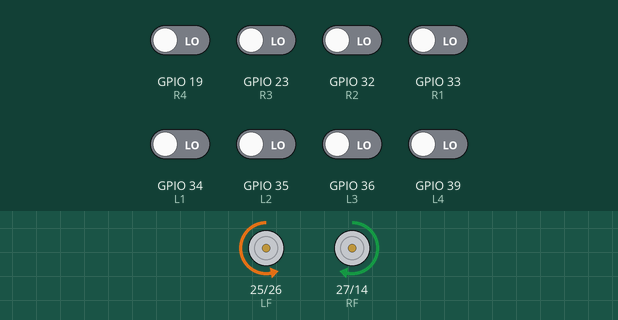
Simulated run of this sketch. Board: ESP32. Shown: motor-driver pin pairs drawn as motors (green arrow = first pin HIGH = forward, orange = second pin HIGH = backward, longer = more drive). The inputs (shaded band) are chosen by the test bench; at power-on: GPIO 19 (R4), GPIO 23 (R3), GPIO 32 (R2), GPIO 33 (R1), GPIO 34 (L1), GPIO 35 (L2), GPIO 36 (L3), GPIO 39 (L4) LOW. What the sketch prints to the serial monitor is not drawn.

Above: at 1.2 s.
1.3 s: GPIO 19 (R4) driven HIGH
At 3.8 s:
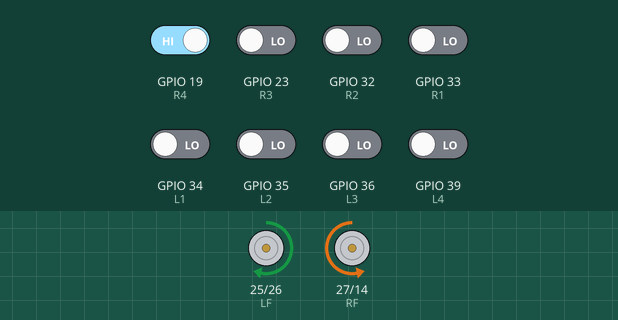
4.3 s: GPIO 36 (L3) driven HIGH
At 5.49 s:
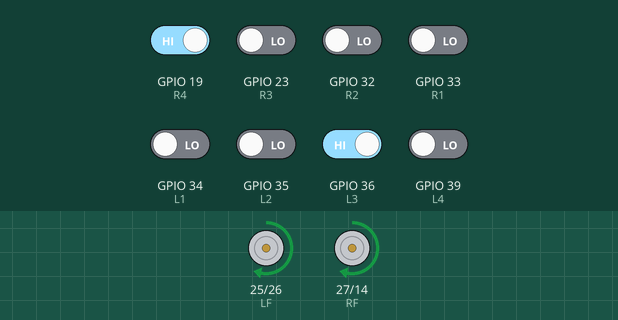
7.3 s: GPIO 32 (R2) driven HIGH
10.3 s: GPIO 34 (L1) driven HIGH
13.3 s: GPIO 19 (R4) driven LOW
16.3 s: GPIO 23 (R3) driven HIGH
Timing chart, 0 to 19.3 s (numbered marks = the images above; inputs shaded):
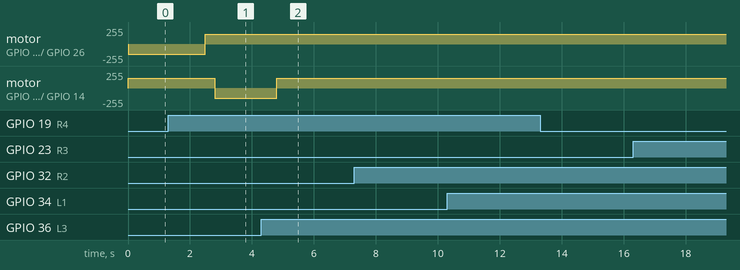

The sketch:

Step3_U_L_R_turn.ino
```cpp
// ===== STEP-3: Center-4 follow + 90° junctions (ACTIVE_LOW = false) =====
// Motors
const int LF = 25, LB = 26, RF = 27, RB = 14;

// Sensors (Right→Left, pins rise from 19 to 39)
const int R4 = 19, R3 = 23, R2 = 32, R1 = 33, L1 = 34, L2 = 35, L3 = 36, L4 = 39;

// ---- Tuning ----
int   baseSpeed   = 150;     // 0..255
int   maxSpeed    = 200;     // 0..255
float Kp          = 180.0;   // proportional gain (center-4)
bool  ACTIVE_LOW  = false;   // << your sensors are ACTIVE-HIGH: 1 on black

// ---- Helpers ----
inline int clamp255(int v){ return v < 0 ? 0 : (v > 255 ? 255 : v); }

void drive(int leftPWM, int rightPWM) {
  leftPWM  = clamp255(leftPWM);
  rightPWM = clamp255(rightPWM);
  analogWrite(LF, leftPWM);  analogWrite(LB, 0);
  analogWrite(RF, rightPWM); analogWrite(RB, 0);
}
void stopMotors(){ analogWrite(LF,0); analogWrite(LB,0); analogWrite(RF,0); analogWrite(RB,0); }

void spinLeft(int speed){
  speed = clamp255(speed);
  analogWrite(LF, 0); analogWrite(LB, speed);
  analogWrite(RF, speed); analogWrite(RB, 0);
}
void spinRight(int speed){
  speed = clamp255(speed);
  analogWrite(LF, speed); analogWrite(LB, 0);
  analogWrite(RF, 0); analogWrite(RB, speed);
}
void nudgeForward(int speed, int ms){ drive(speed, speed); delay(ms); stopMotors(); }

// Normalize to 1 = ON LINE (black), 0 = white
struct S8 { int L4,L3,L2,L1,R1,R2,R3,R4; };
S8 readS() {
  auto norm = [&](int pin){ int v = digitalRead(pin); return ACTIVE_LOW ? !v : v; };
  return { norm(L4), norm(L3), norm(L2), norm(L1),
           norm(R1), norm(R2), norm(R3), norm(R4) };
}

// Junction/Dead-end logic
bool leftBranch (const S8&s){ return (s.L3 || s.L4) && !(s.R3 || s.R4); }
bool rightBranch(const S8&s){ return (s.R3 || s.R4) && !(s.L3 || s.L4); }
bool crossJunction(const S8&s){ return (s.L3||s.L4) && (s.R3||s.R4); }
bool deadEnd(const S8&s){
  bool any = s.L4||s.L3||s.L2||s.L1||s.R1||s.R2||s.R3||s.R4;
  return !any;
}

// Center-4 P-controller (L2,L1,R1,R2)
void lineFollowCenter(const S8&s){
  int pos = (s.L2?-3:0) + (s.L1?-1:0) + (s.R1?+1:0) + (s.R2?+3:0);
  if (pos==0 && !(s.L2||s.L1||s.R1||s.R2)) { drive(80,80); return; }
  int correction = (int)(Kp * (float)pos / 10.0);
  int L = clamp255(baseSpeed - correction);
  int R = clamp255(baseSpeed + correction);
  if (L>maxSpeed) L=maxSpeed; if (R>maxSpeed) R=maxSpeed;
  drive(L,R);
}

// Turn helpers: spin until center picks the new line
void turnLeftToLine(int spinSpeed){
  nudgeForward(baseSpeed, 150);
  uint32_t ms = millis();
  while (millis() - ms < 2000) {
    spinLeft(spinSpeed);
    S8 s = readS();
    if (s.L1 || s.R1) break;
  }
  nudgeForward(baseSpeed, 150);
}
void turnRightToLine(int spinSpeed){
  nudgeForward(baseSpeed, 150);
  uint32_t ms = millis();
  while (millis() - ms < 2000) {
    spinRight(spinSpeed);
    S8 s = readS();
    if (s.L1 || s.R1) break;
  }
  nudgeForward(baseSpeed, 150);
}
void uTurnToLine(int spinSpeed){
  uint32_t ms = millis();
  while (millis() - ms < 2500) {
    spinLeft(spinSpeed);
    S8 s = readS();
    if (s.L1 || s.R1) break;
  }
  nudgeForward(baseSpeed, 150);
}

void setup() {
  Serial.begin(115200);
  pinMode(LF,OUTPUT); pinMode(LB,OUTPUT); pinMode(RF,OUTPUT); pinMode(RB,OUTPUT);

  pinMode(R4,INPUT); pinMode(R3,INPUT); pinMode(R2,INPUT); pinMode(R1,INPUT);
  pinMode(L1,INPUT); pinMode(L2,INPUT); pinMode(L3,INPUT); pinMode(L4,INPUT);

  stopMotors();
  Serial.println("STEP-3 (ACTIVE_HIGH sensors) ready.");
}

void loop() {
  S8 s = readS();

  if (deadEnd(s)) {
    Serial.println("Dead-end → U-turn");
    uTurnToLine(150);
    return;
  }
  if (leftBranch(s)) {
    Serial.println("Left junction → turn left");
    turnLeftToLine(150);
    return;
  }
  if (rightBranch(s)) {
    Serial.println("Right junction → turn right");
    turnRightToLine(150);
    return;
  }
  if (crossJunction(s)) {
    nudgeForward(baseSpeed, 120); // prefer straight for now
  }

  lineFollowCenter(s);

  static uint32_t t0=0;
  if (millis()-t0>150){
    t0=millis();
    Serial.printf("R4%d R3%d R2%d R1%d | L1%d L2%d L3%d L4%d\n",
      s.R4,s.R3,s.R2,s.R1,s.L1,s.L2,s.L3,s.L4);
  }
}
```

Measured:
- after the input at 1.3 s, motor on GPIO 25 (LF) / GPIO 26 (LB): goes on until 2.5 s, then stays forward 150/255; motor on GPIO 27 (RF) / GPIO 14 (RB): forward 150/255 → backward 150/255 after 1.5 s
- after the input at 4.3 s, motor on GPIO 27 (RF) / GPIO 14 (RB): goes on until 4.8 s, then stays forward 150/255
